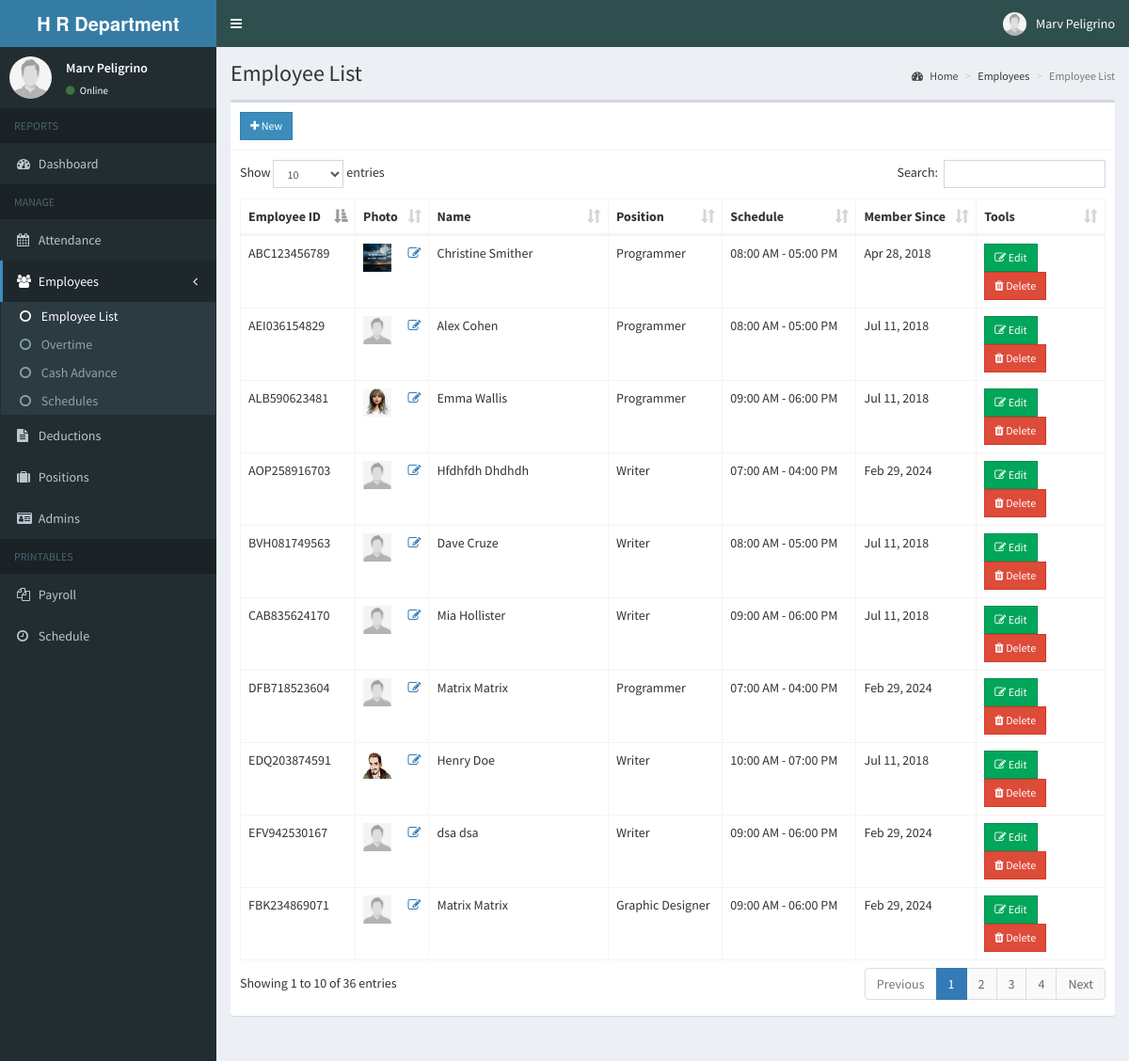
/admin/employee.php (signed in), run on the app's committed database.
### tables this page shows
CREATE TABLE `employees` (
  `id` int(11) NOT NULL,
  `employee_id` varchar(15) NOT NULL,
  `firstname` varchar(50) NOT NULL,
  `lastname` varchar(50) NOT NULL,
  `middlename` varchar(255) NOT NULL,
  `emailAddress` varchar(255) NOT NULL,
  `address` text NOT NULL,
  `birthdate` date NOT NULL,
  `contact_info` varchar(100) NOT NULL,
  `civil_status` varchar(255) NOT NULL,
  `religion` varchar(255) NOT NULL,
  `citizenship` varchar(255) NOT NULL,
  `gender` varchar(10) NOT NULL,
  `position_id` int(11) NOT NULL,
  `schedule_id` int(11) NOT NULL,
  `photo` varchar(200) NOT NULL,
  `created_on` date NOT NULL
);

CREATE TABLE `position` (
  `id` int(11) NOT NULL,
  `description` varchar(150) NOT NULL,
  `rate` double NOT NULL
);

CREATE TABLE `schedules` (
  `id` int(11) NOT NULL,
  `time_in` time NOT NULL,
  `time_out` time NOT NULL
);

### admin/includes/session.php (called while the page is built, shortened)
<?php
	include 'includes/conn.php';
	$sql = "SELECT * FROM admin WHERE id = '".$_SESSION['admin']."'";
	$query = $conn->query($sql);
	$user = $query->fetch_assoc();
?>

### admin/employee.php (the view, shortened to what this page needs)
<?php include 'includes/session.php'; ?>
<?php include 'includes/header.php'; ?>
<body class="hold-transition skin-blue sidebar-mini">
  <div class="wrapper">
    <?php include 'includes/navbar.php'; ?>
    <?php include 'includes/menubar.php'; ?>
    <div class="content-wrapper">
      <section class="content-header">
        <h1>
          Employee List
        </h1>
        <ol class="breadcrumb">
          <li><a href="#"><i class="fa fa-dashboard"></i> Home</a></li>
          <li>Employees</li>
          <li class="active">Employee List</li>
        </ol>
      </section>
      <section class="content">
        <div class="row">
          <div class="col-xs-12">
            <div class="box">
              <div class="box-header with-border">
                <a href="#addnew" data-toggle="modal" class="btn btn-primary btn-sm btn-flat"><i class="fa fa-plus"></i> New</a>
              </div>
              <div class="box-body">
                <table id="example1" class="table table-bordered">
                  <thead>
                    <th>Employee ID</th>
                    <th>Photo</th>
                    <th>Name</th>
                    <th>Position</th>
                    <th>Schedule</th>
                    <th>Member Since</th>
                    <th>Tools</th>
                  </thead>
                  <tbody>
                    <?php
                    $sql = "SELECT *, employees.id AS empid FROM employees LEFT JOIN position ON position.id=employees.position_id LEFT JOIN schedules ON schedules.id=employees.schedule_id";
                    $query = $conn->query($sql);
                    while ($row = $query->fetch_assoc()) {
                    ?>
                      <tr>
                        <td><?php echo $row['employee_id']; ?></td>
                        <td><img src="<?php echo (!empty($row['photo'])) ? '../images/' . $row['photo'] : '../images/profile.jpg'; ?>" width="30px" height="30px"> <a href="#edit_photo" data-toggle="modal" class="pull-right photo" data-id="<?php echo $row['empid']; ?>"><span class="fa fa-edit"></span></a></td>
                        <td><?php echo $row['firstname'] . ' ' . $row['lastname']; ?></td>
                        <td><?php echo $row['description']; ?></td>
                        <td><?php echo date('h:i A', strtotime($row['time_in'])) . ' - ' . date('h:i A', strtotime($row['time_out'])); ?></td>
                        <td><?php echo date('M d, Y', strtotime($row['created_on'])) ?></td>
                        <td>
                          <button class="btn btn-success btn-sm edit btn-flat" data-id="<?php echo $row['empid']; ?>"><i class="fa fa-edit"></i> Edit</button>
                          <button class="btn btn-danger btn-sm delete btn-flat" data-id="<?php echo $row['empid']; ?>"><i class="fa fa-trash"></i> Delete</button>
                        </td>
                      </tr>
                    <?php
                    }
                    ?>
                  </tbody>
                </table>
              </div>
            </div>
          </div>
        </div>
      </section>
    </div>
  </div>
</body>
</html>

### admin/includes/navbar.php (shortened to what this page needs)
<header class="main-header">
    <a href="home.php" class="logo">
      <span class="logo-lg"><b>H</b><b> R Department</b></span>
    </a>
    <nav class="navbar navbar-static-top">
      <a href="#" class="sidebar-toggle" data-toggle="push-menu" role="button">
      </a>
      <div class="navbar-custom-menu">
        <ul class="nav navbar-nav">
          <li class="dropdown user user-menu">
            <a href="#" class="dropdown-toggle" data-toggle="dropdown">
              <img src="<?php echo (!empty($user['photo'])) ? '../images/'.$user['photo'] : '../images/profile.jpg'; ?>" class="user-image" alt="User Image">
              <span class="hidden-xs"><?php echo $user['firstname'].' '.$user['lastname']; ?></span>
            </a>
          </li>
        </ul>
      </div>
    </nav>
  </header>

### admin/includes/menubar.php
<aside class="main-sidebar">
  <section class="sidebar">
    <div class="user-panel">
      <div class="pull-left image">
        <img src="<?php echo (!empty($user['photo'])) ? '../images/' . $user['photo'] : '../images/profile.jpg'; ?>" class="img-circle" alt="User Image">
      </div>
      <div class="pull-left info">
        <p><?php echo $user['firstname'] . ' ' . $user['lastname']; ?></p>
        <a><i class="fa fa-circle text-success"></i> Online</a>
      </div>
    </div>
    <ul class="sidebar-menu" data-widget="tree">
      <li class="header">REPORTS</li>
      <li class=""><a href="home.php"><i class="fa fa-dashboard"></i> <span>Dashboard</span></a></li>
      <li class="header">MANAGE</li>
      <li><a href="attendance.php"><i class="fa fa-calendar"></i> <span>Attendance</span></a></li>
      <li class="treeview">
        <a href="#">
          <i class="fa fa-users"></i>
          <span>Employees</span>
          <span class="pull-right-container">
            <i class="fa fa-angle-left pull-right"></i>
          </span>
        </a>
        <ul class="treeview-menu">
          <li><a href="employee.php"><i class="fa fa-circle-o"></i> Employee List</a></li>
          <li><a href="overtime.php"><i class="fa fa-circle-o"></i> Overtime</a></li>
          <li><a href="cashadvance.php"><i class="fa fa-circle-o"></i> Cash Advance</a></li>
          <li><a href="schedule.php"><i class="fa fa-circle-o"></i> Schedules</a></li>
        </ul>
      </li>
      <li><a href="deduction.php"><i class="fa fa-file-text"></i> Deductions</a></li>
      <li><a href="position.php"><i class="fa fa-suitcase"></i> Positions</a></li>
      <li><a href="admin.php"><i class="fa fa-id-card"></i> Admins</a></li>
      <li class="header">PRINTABLES</li>
      <li><a href="payroll.php"><i class="fa fa-files-o"></i> <span>Payroll</span></a></li>
      <li><a href="schedule_employee.php"><i class="fa fa-clock-o"></i> <span>Schedule</span></a></li>
    </ul>
  </section>
</aside>

### data on the page
employees: employee "ABC123456789", photo (picture), firstname "Christine", lastname "Smither", position.description "Programmer", schedule.time_in "08:00 AM", schedule.time_out "05:00 PM", created_on "Apr 28, 2018"
employees: employee "EDQ203874591", photo (picture), firstname "Henry", lastname "Doe", position.description "Writer", schedule.time_in "10:00 AM", schedule.time_out "07:00 PM", created_on "Jul 11, 2018"
employees: employee "ALB590623481", photo (picture), firstname "Emma", lastname "Wallis", position.description "Programmer", schedule.time_in "09:00 AM", schedule.time_out "06:00 PM", created_on "Jul 11, 2018"
employees: employee "CAB835624170", photo (placeholder picture), firstname "Mia", lastname "Hollister", position.description "Writer", schedule.time_in "09:00 AM", schedule.time_out "06:00 PM", created_on "Jul 11, 2018"
employees: employee "BVH081749563", photo (placeholder picture), firstname "Dave", lastname "Cruze", position.description "Writer", schedule.time_in "08:00 AM", schedule.time_out "05:00 PM", created_on "Jul 11, 2018"
employees: employee "AEI036154829", photo (placeholder picture), firstname "Alex", lastname "Cohen", position.description "Programmer", schedule.time_in "08:00 AM", schedule.time_out "05:00 PM", created_on "Jul 11, 2018"
employees: employee "EFV942530167", firstname "dsa", lastname "dsa", position.description "Writer", schedule.time_in "09:00 AM", schedule.time_out "06:00 PM", created_on "Feb 29, 2024"
employees: employee "AOP258916703", firstname "Hfdhfdh", lastname "Dhdhdh", position.description "Writer", schedule.time_in "07:00 AM", schedule.time_out "04:00 PM", created_on "Feb 29, 2024"
employees: employee "FBK234869071", firstname "Matrix", lastname "Matrix", position.description "Graphic Designer", schedule.time_in "09:00 AM", schedule.time_out "06:00 PM", created_on "Feb 29, 2024"
employees: employee "DFB718523604", firstname "Matrix", lastname "Matrix", position.description "Programmer", schedule.time_in "07:00 AM", schedule.time_out "04:00 PM", created_on "Feb 29, 2024"

### other printed values
$user['firstname'] "Marv"
$user['lastname'] "Peligrino"
